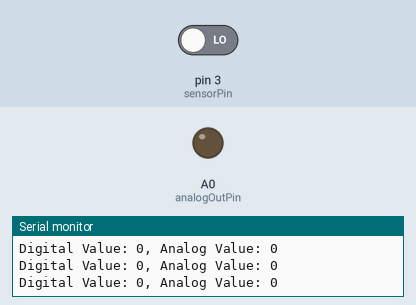
This sketch was run on a simulated Arduino Mega 2560, built with avr-gcc and run on an emulated ATmega2560. On the bench: output pins drawn as LEDs (lit = HIGH), the last lines printed to the serial monitor. Inputs (shaded band) come from the test bench; at power-on: pin 3 (sensorPin) LOW.

Above: at 1.2 s.
1.3 s: pin 3 (sensorPin) driven HIGH
At 2.4 s:
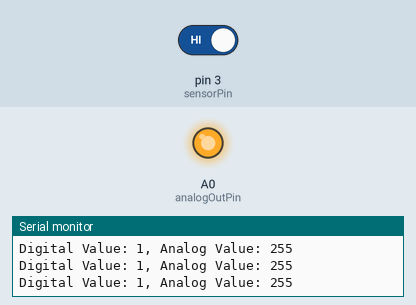
2.8 s: pin 3 (sensorPin) driven LOW
At 3.9 s:
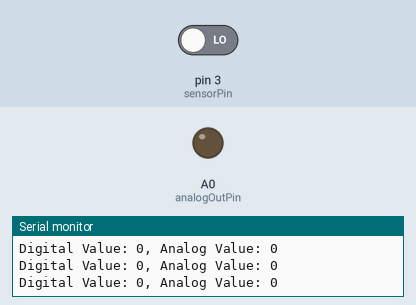
Timing chart, 0 to 5.8 s (numbered marks = the images above; inputs shaded):
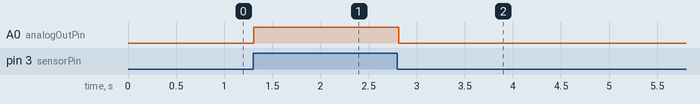

Measured:
- after the input at 1.3 s, A0 (analogOutPin): LOW → HIGH at once
- after the input at 2.8 s, A0 (analogOutPin): HIGH → LOW at once

The sketch:

GROOVE_SENSOR_TEST.ino
```cpp
// Define pin numbers
const int sensorPin = 3;     // Digital input pin of Arduino Mega connected to sensor output pin
const int analogOutPin = A0; // Analog output pin of Arduino Mega for converted analog signal

void setup() {
  // Initialize serial communication
  Serial.begin(9600);

  // Initialize the sensor pin as an input
  pinMode(sensorPin, INPUT);
}

void loop() {
  // Read the state of the sensor
  int sensorState = digitalRead(sensorPin);

  // Convert the digital signal to an analog voltage using PWM
  int analogValue = map(sensorState, LOW, HIGH, 0, 255); // Map the digital value to 0-255 for PWM

  // Output the converted analog signal
  analogWrite(analogOutPin, analogValue);

  // Print the digital and converted analog values to Serial Monitor
  Serial.print("Digital Value: ");
  Serial.print(sensorState);
  Serial.print(", Analog Value: ");
  Serial.println(analogValue);

  delay(100); // Delay for stability
}
```
